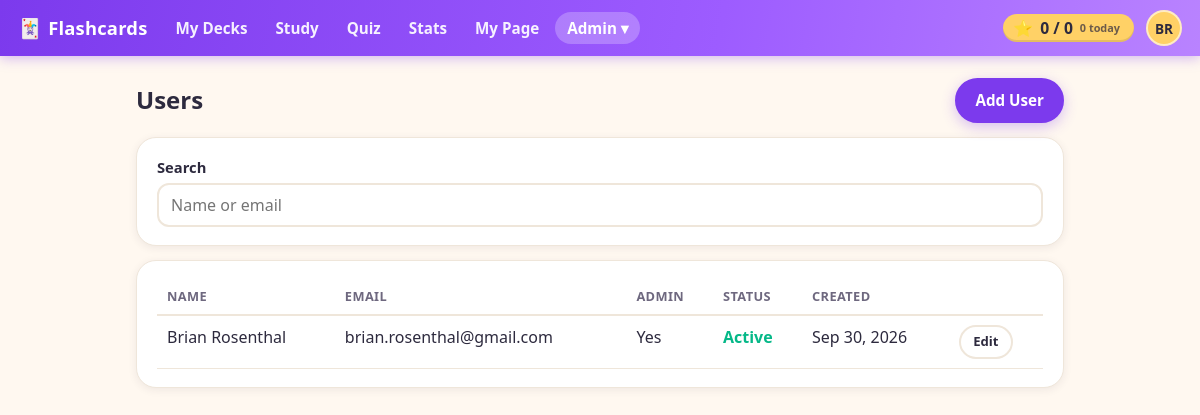
The page /admin/users.php (signed in) on the database its author committed.
### tables this page shows
CREATE TABLE settings (
  id INT AUTO_INCREMENT PRIMARY KEY,
  key_name VARCHAR(191) NOT NULL UNIQUE,
  value LONGTEXT NULL,
  updated_at DATETIME NOT NULL DEFAULT CURRENT_TIMESTAMP ON UPDATE CURRENT_TIMESTAMP
);

CREATE TABLE users (
  id INT AUTO_INCREMENT PRIMARY KEY,
  first_name VARCHAR(100) NOT NULL,
  last_name VARCHAR(100) NOT NULL,
  email VARCHAR(255) DEFAULT NULL UNIQUE,
  password_hash VARCHAR(255) NOT NULL DEFAULT '',
  is_admin TINYINT(1) NOT NULL DEFAULT 0 COMMENT 'App administrator',
  email_verify_token VARCHAR(64) DEFAULT NULL,
  email_verified_at DATETIME DEFAULT NULL,
  password_reset_token_hash CHAR(64) DEFAULT NULL,
  password_reset_expires_at DATETIME DEFAULT NULL,
  created_at DATETIME NOT NULL DEFAULT CURRENT_TIMESTAMP
);

### admin/users.php (the view, shortened to what the rows shown need)
<?php
require_once __DIR__ . '/../partials.php';
require_once __DIR__ . '/../lib/UserManagement.php';
require_admin();
$search = trim($_GET['q'] ?? '');
$users = UserManagement::listUsers($search);
header_html('Users');
?>
<div class="page-head">
  <h2>Users</h2>
</div>
<?php if (empty($users)): ?>
  <p class="small">No users found.</p>
<?php else: ?>
  <div class="card">
    <table class="list">
      <thead>
        <tr>
          <th>Name</th>
          <th>Email</th>
          <th>Admin</th>
          <th>Status</th>
          <th>Created</th>
          <th></th>
        </tr>
      </thead>
      <tbody>
        <?php foreach ($users as $user): ?>
          <tr>
            <td><?= h(trim(($user['first_name'] ?? '') . ' ' . ($user['last_name'] ?? ''))) ?></td>
            <td><?= h($user['email'] ?? '') ?></td>
            <td><?= !empty($user['is_admin']) ? 'Yes' : 'No' ?></td>
            <td>
              <?php if (!empty($user['email_verified_at'])): ?>
                <span class="status-verified">Active</span>
              <?php else: ?>
                <span class="status-pending">Pending activation</span>
              <?php endif; ?>
            </td>
            <td><?= h(date('M j, Y', strtotime($user['created_at']))) ?></td>
            <td class="small">
              <a class="button small" href="/admin/user_edit.php?id=<?= (int)$user['id'] ?>">Edit</a>
            </td>
          </tr>
        <?php endforeach; ?>
      </tbody>
    </table>
  </div>
<?php endif; ?>
<?php footer_html(); ?>

### lib/ApplicationUI.php (shortened to what the rows shown need)
<?php
require_once __DIR__ . '/../config.php';
require_once __DIR__ . '/../settings.php';
require_once __DIR__ . '/SiteManagement.php';
require_once __DIR__ . '/SiteResolver.php';
class ApplicationUI {
    private static ?array $themeSite = null;
    public static function siteThemeStyle(?array $site): string {
        $accent = SiteManagement::ACCENTS[$site['accent_color']] ?? null;
        if ($accent === null || $site['accent_color'] === 'violet') {
            return '';
        }
        return '<style>:root{--color-primary:' . $accent['color'] . ';--color-primary-dark:' . $accent['dark']
             . ';--color-primary-light:' . $accent['light'] . ';--color-primary-soft:' . $accent['soft'] . ';}</style>';
    }
    public static function staticResourceUrl(string $path): string {
        $filePath = __DIR__ . '/../' . ltrim($path, '/');
        $version = @filemtime($filePath);
        return $path . '?v=' . $version;
    }
    public static function cssLink(string $path): string {
        $url = self::staticResourceUrl($path);
        return '<link rel="stylesheet" href="' . htmlspecialchars($url, ENT_QUOTES, 'UTF-8') . '">';
    }
    public static function jsScript(string $path): string {
        $url = self::staticResourceUrl($path);
        return '<script src="' . htmlspecialchars($url, ENT_QUOTES, 'UTF-8') . '"></script>';
    }
    public static function headHtml(string $title, ?array $themeSite): string {
        return '<!doctype html><html lang="en"><head><meta charset="utf-8"><meta name="viewport" content="width=device-width,initial-scale=1">'
             . '<title>' . h($title) . ' - ' . h(Settings::siteTitle()) . '</title>'
             . self::cssLink('/styles.css')
             . self::siteThemeStyle($themeSite)
             . '</head>';
    }
    public static function scoreChipHtml(int $userId): string {
        require_once __DIR__ . '/CardProgress.php';
        $score = CardProgress::getScoreSummary($userId);
        return '<a class="score-chip" id="score-chip" href="/progress/" title="Cards you\'ve got — tap for stats">'
             . '<span class="score-star" aria-hidden="true">&#11088;</span>'
             . '<span class="score-numbers"><span id="score-mastered">' . number_format($score['mastered']) . '</span>'
             . ' / <span id="score-total">' . number_format($score['total_cards']) . '</span></span>'
             . '<span class="score-today"><span id="score-today">' . number_format($score['reviewed_today']) . '</span> today</span>'
             . '</a>';
    }
    public static function headerHtml(string $title): void {
        $u = current_user();
        $script = $_SERVER['SCRIPT_NAME'] ?? '';
        $siteTitle = Settings::siteTitle();
        $mySite = $u ? SiteManagement::findByUserId((int)$u['id']) : null;
        $themeSite = self::$themeSite;
        if ($themeSite === null) {
            $resolved = SiteResolver::resolveFromRequest();
            $themeSite = ($resolved['site'] !== null && $resolved['is_custom_domain']) ? $resolved['site'] : $mySite;
        }
        echo self::headHtml($title, $themeSite);
        echo '<body>';
        if ($u) {
            $navItems = [
                ['path' => '/manage/', 'label' => 'My Decks', 'prefixes' => ['/manage/']],
                ['path' => '/review/', 'label' => 'Study', 'prefixes' => ['/review/']],
                ['path' => '/quiz/', 'label' => 'Quiz', 'prefixes' => ['/quiz/']],
                ['path' => '/progress/', 'label' => 'Stats', 'prefixes' => ['/progress/']],
            ];
            if ($mySite) {
                $navItems[] = ['path' => SiteResolver::publicHomeUrl($mySite), 'label' => 'My Page', 'prefixes' => ['/public_site.php']];
            }
            echo '<header class="topbar">';
            echo '<a class="brand" href="/manage/"><span class="brand-mark" aria-hidden="true">&#127183;</span> ' . h($siteTitle) . '</a>';
            echo '<nav class="topnav">';
            foreach ($navItems as $item) {
                $active = false;
                echo '<a href="' . h($item['path']) . '"' . ($active ? ' class="active"' : '') . '>' . h($item['label']) . '</a>';
            }
            if (!empty($u['is_admin'])) {
                $inAdmin = strpos($script, '/admin/') === 0;
                $adminItems = [
                    ['path' => '/admin/users.php', 'label' => 'Users'],
                    ['path' => '/admin/sites.php', 'label' => 'Pages'],
                    ['path' => '/admin/settings.php', 'label' => 'Settings'],
                    ['path' => '/admin/image_storage.php', 'label' => 'Image Storage'],
                    ['path' => '/admin/migrations.php', 'label' => 'Migrations'],
                    ['path' => '/admin/activity_log.php', 'label' => 'Activity Log'],
                    ['path' => '/admin/email_log.php', 'label' => 'Email Log'],
                ];
                $adminLinks = '';
                foreach ($adminItems as $item) {
                    $active = $inAdmin && basename(parse_url($item['path'], PHP_URL_PATH)) === basename($script);
                    $adminLinks .= '<a href="' . h($item['path']) . '" role="menuitem"' . ($active ? ' class="active"' : '') . '>' . h($item['label']) . '</a>';
                }
                echo '<span class="menu-wrap">'
                   . '<button type="button" id="adminToggle" class="topnav-toggle' . ($inAdmin ? ' active' : '') . '" aria-expanded="false" aria-controls="adminMenu">Admin &#9662;</button>'
                   . '<span id="adminMenu" class="popup-menu hidden" role="menu" aria-hidden="true">' . $adminLinks . '</span>'
                   . '</span>';
            }
            echo '</nav>';
            echo '<div class="topbar-right">';
            echo self::scoreChipHtml((int)$u['id']);
            $initials = strtoupper((string)substr((string)($u['first_name'] ?? ''), 0, 1) . (string)substr((string)($u['last_name'] ?? ''), 0, 1));
            $name = trim((string)($u['first_name'] ?? '') . ' ' . (string)($u['last_name'] ?? ''));
            echo '<span class="menu-wrap">'
               . '<button type="button" id="profileToggle" class="avatar" aria-expanded="false" aria-controls="profileMenu" title="' . h($name) . '" aria-label="Account menu for ' . h($name) . '">' . h($initials) . '</button>'
               . '<span id="profileMenu" class="popup-menu popup-menu-right hidden" role="menu" aria-hidden="true">'
               .   '<a href="/profile/change_password.php" role="menuitem">Change Password</a>'
               .   '<a href="/logout.php" role="menuitem">Logout</a>'
               . '</span>'
               . '</span>';
            echo '</div>';
            echo '</header>';
            echo '<div class="content"><main>';
        } else {
            echo '<header class="topbar"><a class="brand" href="/login.php"><span class="brand-mark" aria-hidden="true">&#127183;</span> ' . h($siteTitle) . '</a>'
               . '<div class="topbar-right"><a class="button small" href="/login.php">Sign in</a></div></header>';
            echo '<div class="content"><main>';
        }
    }
    public static function footerHtml(): void {
        echo '</main></div>' . self::jsScript('/main.js') . '</body></html>';
    }
}

### rows shown on the page
settings: value "Flashcards"
users: initials "BR", first_name+last_name "Brian Rosenthal", email "brian.rosenthal@gmail.com", is_admin "Yes", shows "Active", created_at "Sep 30, 2026"

### other values the page prints
$item['label'] "My Decks"
$item['label'] "Study"
$item['label'] "Quiz"
$item['label'] "Stats"
$item['label'] "My Page"
$score['mastered'] "0"
$score['total_cards'] "0"
$score['reviewed_today'] "0"
